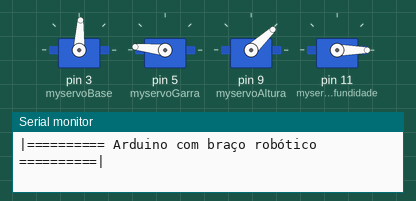
Recording of a sketch running on a simulated Arduino Uno, built with avr-gcc and run on an emulated ATmega328P. On the bench: 4 × servo, the last lines printed to the serial monitor.

Above: at 0.1 s.
At 5.25 s:
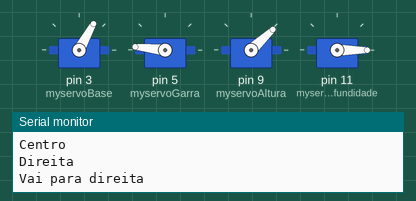
At 9.3 s:
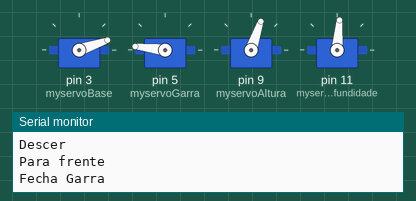
At 13.7 s:
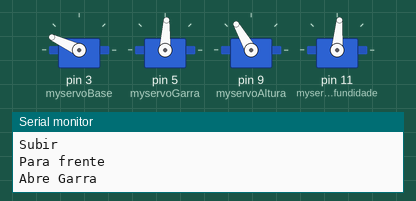
At 21.7 s:
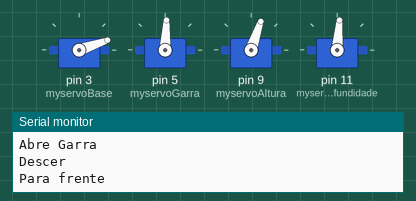
At 39.5 s:
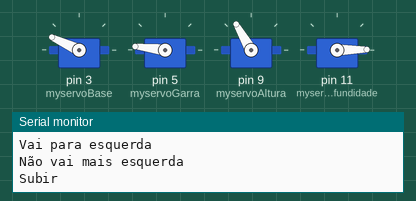
Timing chart, 0 to 40.0 s (numbered marks = the images above):
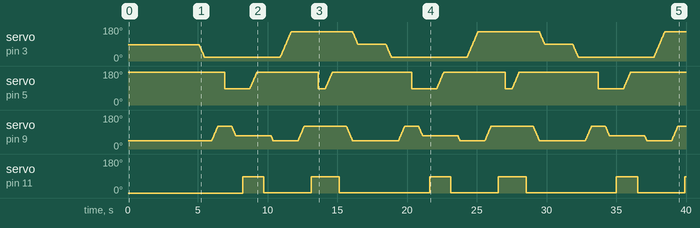

The sketch:

braco_robotico.ino
```cpp
// BLOG Eletrogate
// Kit Braço Robótico MDF com Arduino
// https://blog.eletrogate.com/kit-braco-robotico-mdf-com-arduino/


#define potpin1  2
#define potpin2  3
#define potpin3  4
#define potpin4  5
#define direita  0
#define centro   500
#define esquerda 1000
#define fechada 1000
#define aberta 200
#define DEBUG

#include <Servo.h>

Servo myservoBase;  // Objeto servo para controlar a base
Servo myservoGarra;  //Objeto servo para controlar a garra
Servo myservoAltura; //Objeto servo para controlar a altura do braço
Servo myservoProfundidade; //Objeto servo para profundidade a altura do braço


int val;    // variable to read the value from the analog pin
int x;
int y;
int altura;
int lado;
int vlr_delay = 10;
int prof_max = 800;
int prof_atu = 0;

void setup()
{
  #ifdef DEBUG
    Serial.begin(9600);
    Serial.println(F("|================================================|"));
    Serial.println(F("|========== Arduino com braço robótico ==========|"));
    Serial.println(F("|================================================|"));
  #endif
  //Associa cada objeto a um pino pwm
  myservoBase.attach(3);
  myservoGarra.attach(5);
  myservoAltura.attach(9);
  myservoProfundidade.attach(11);
  inicial();
  delay(3000);
}

void loop()
{
  Serial.println("Centro");
  posicao_centro();
  delay(2000);
  Serial.println("Direita");
  lado_direito(100);
  delay(500);
  Serial.println("Subir");
  subir(700);
  delay(500);
  Serial.println("Abre Garra");
  garra(900, 0);
  delay(500);
  Serial.println("Descer");
  descer(400);
  delay(500);
  Serial.println("Para frente");
  para_frente(500);
  delay(500);
  Serial.println("Fecha Garra");
  garra(1000, 1);
  delay(500);
  Serial.println("Para tras");
  para_tras(0);
  delay(500);
  Serial.println("Descer");
  descer(250);
  delay(500);
  Serial.println("Esquerda");
  lado_esquerdo(900);
  delay(500);
  Serial.println("Subir");
  subir(700);
  delay(500);
  Serial.println("Para frente");
  para_frente(500);
  delay(500);
  Serial.println("Abre Garra");
  garra(900, 0);
  delay(500);
  Serial.println("Fecha Garra");
  garra(1000, 1);
  delay(500);
  Serial.println("Para tras");
  para_tras(0);
  delay(500);
  Serial.println("Descer");
  descer(250);
}

void inicial(){
  altura = 250;
  lado = centro;
  val = map(centro, 0, 1023, 0, 179); // Pra frente 500 - para direita 0 - 1000 esquerda
  myservoBase.write(val);
  val = map(1000, 0, 1023, 0, 179); // 1000 garra fechada - 200 garra aberta
  myservoGarra.write(val);
  val = map(altura, 0, 1023, 0, 179); // 1000 altura máxima - 200 minímo
  myservoAltura.write(val);
  val = map(000, 0, 1023, 0, 179); // 800 prof máxima - 0 mínima
  myservoProfundidade.write(val);
}

void garra(int vlr_garra, int movimento){
   // movimento = 0: abrir;
   // movimento = 1: fechar;
   if (movimento == 0){
      val = map(500, 0, 1023, 0, 179);
      myservoGarra.write(val);
   } else{
      if (vlr_garra < 1001){
         x = 500;
         for(y=0; y < 50 ; y = y + 1){
            x = x + 10;
            if (x >= vlr_garra) {
               y = 50;
            } else {
              val = map(x, 0, 1023, 0, 179);
              myservoGarra.write(val);
              delay(10);
           }
         }
      }
   }
}

void subir(int max)
{
  if (max > altura){
    x = altura;
    for(y=0; y < 50 ; y = y + 1){
      x = x + 10;
      if (x >= max) {
        y = 50;
      } else {
        val = map(x, 0, 1023, 0, 179); // 1000 altura máxima - 200 minímo
        myservoAltura.write(val);
        altura = x;
        delay(10);
      }
    }
  }
}

void descer(int min)
{
  if (min < altura){
    x = altura;
    for(y=0; y < 50 ; y = y++){
      x = x - 10;
      if (x <= min) {
        y = 50;
      } else {
        val = map(x, 0, 1023, 0, 179);
        myservoAltura.write(val);
        altura = x;
        delay(10);
      }
    }
  }
}

void lado_direito(int teste)
{
  if ((teste > direita) && (teste < centro)){
    Serial.println("Vai para direita");
    x = lado;
    for(y=0; y < 50 ; y = y++){
      x = x - 10;
      if (x <= teste) {
        Serial.println("Não vai mais direita");
        y = 50;
      } else {
         val = map(x, 0, 1023, 0, 179);
         myservoBase.write(val);
         lado = x;
         delay(vlr_delay);
      }
    }
  }
}

void lado_esquerdo(int teste)
{
  if ((teste < esquerda) && (teste > centro)){
    Serial.println("Vai para esquerda");
    x = lado;
    for(y=0; y < 50 ; y = y++){
      x = x + 10;
      if (x >= teste) {
        Serial.println("Não vai mais esquerda");
        y = 50;
      } else {
         val = map(x, 0, 1023, 0, 179);
         myservoBase.write(val);
         lado = x;
         delay(vlr_delay);
      }
    }
  }
}

void posicao_centro()
{
  if (lado != centro){
    x = lado;
    for(y=0; y < 50 ; y = y + 1){
       if (lado < 500){
         x = x + 10;
         if (x >= centro) {
           y = 50;
         } else {
           val = map(x, 0, 1023, 0, 179);
           myservoBase.write(val);
           lado = x;
         }
      }else{
        x = x - 10;
        if (x <= centro) {
             y = 50;
        } else {
           val = map(x, 0, 1023, 0, 179);
           myservoBase.write(val);
           lado = x;
        }
      }
      delay(vlr_delay);
    }
  }
}

void para_frente(int vlr_frente){
  if (vlr_frente < prof_max){
    x = prof_atu;
    for(y=0; y < 50 ; y = y + 1){
       if (prof_atu < 500){
         x = x + 10;
         if (x >= vlr_frente) {
           y = 50;
         } else {
           val = map(x, 0, 1023, 0, 179);
           myservoProfundidade.write(val);
         }
      }
    }
    prof_atu = vlr_frente;
    delay(vlr_delay);
  }
}

void para_tras(int vlr_tras){
  if (vlr_tras >= 0 ){
    x = prof_atu;
    for(y=0; y < 50 ; y++){
       if (prof_atu > 0){
         x = x - 10;
         if (x <= vlr_tras) {
           y = 50;
         } else {
           val = map(x, 0, 1023, 0, 179);
           myservoProfundidade.write(val);
         }
      }
    }
    prof_atu = vlr_tras;
    delay(vlr_delay);
  }
}
```

Measured:
- by itself, servo on pin 5 (myservoGarra): ramps from 87° to 173° and jumps back, once every 6.7 s
- by itself, servo on pin 11 (myservoProfundidade): repeats every 13.4 s: 1° 3.4 s, 85° 2.0 s, 1° 6.5 s, 85° 1.5 s
